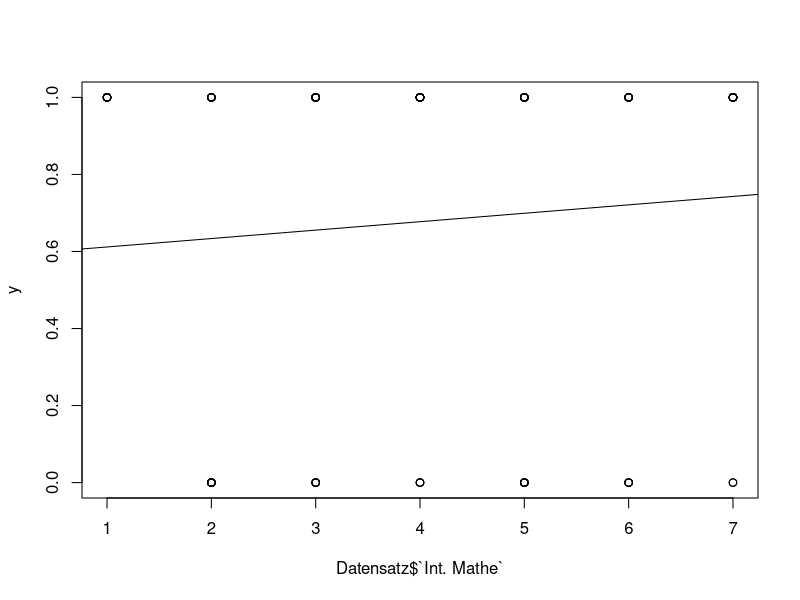
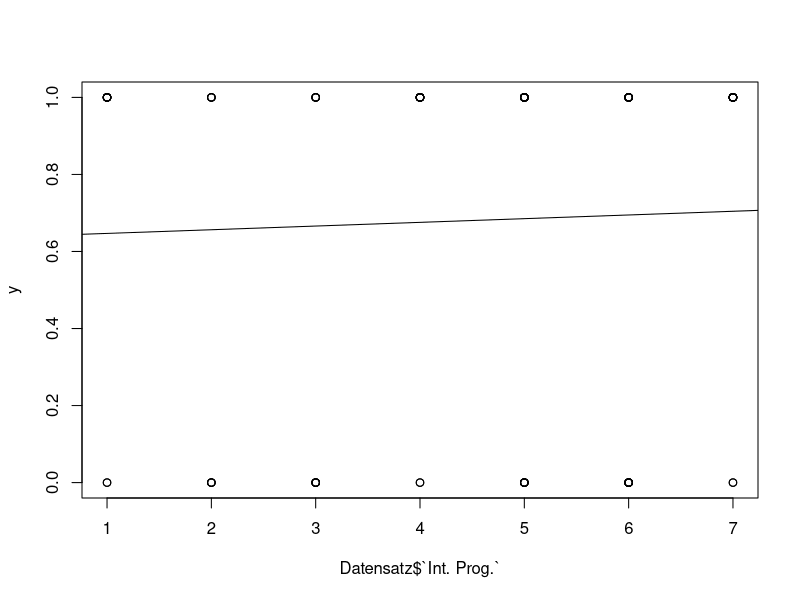
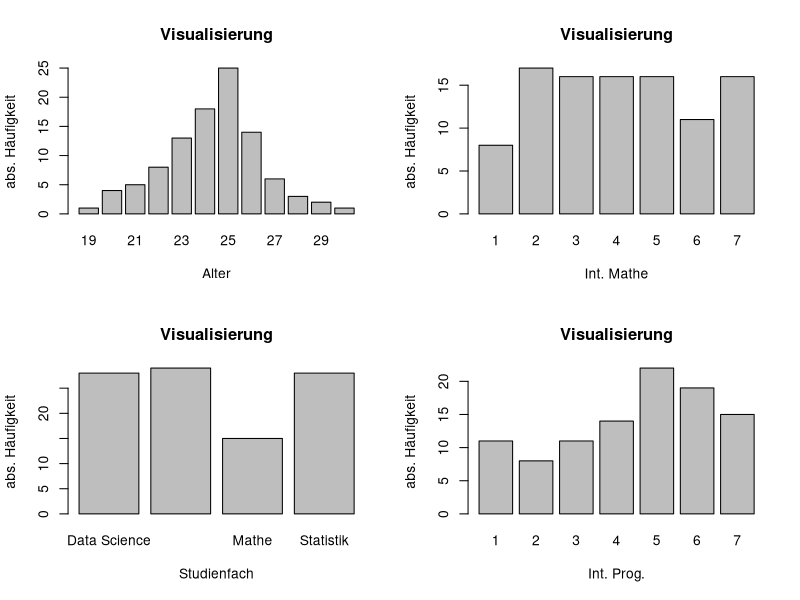

R code for these plots, in order:
# Auswertung des Datensatzes aus Aufgabe 1

library(readr)
Datensatz <- read_csv("Datensatz.csv")
Datensatz


# Vorbereitung des Datensatzes:

str(Datensatz)
# Interesse in Mathe und in Programmieren muessen in an factor Objekt, welches eine Rangordnung unter
# den levels hat, umgewandelt werden.
# Die Variable Mathe-LK muss lediglich in ein factor Objekt umgewandelt werden.

Datensatz$`Int. Mathe` <- as.factor( Datensatz$`Int. Mathe`)
Datensatz$`Int. Mathe` <- ordered( Datensatz$`Int. Mathe` , levels = c("1", "2", "3", "4", "5", "6", "7") )

Datensatz$`Int. Prog.` <- as.factor( Datensatz$`Int. Prog.`)
Datensatz$`Int. Prog.` <- ordered( Datensatz$`Int. Prog.` , levels = c("1", "2", "3", "4", "5", "6", "7") )

Datensatz$`Mathe-LK` <- as.factor( Datensatz$`Mathe-LK`)

# Nun haben alle Variablen den korrekten Objekttyp:
str(Datensatz)



# Anwendung der in Aufgabe 2 erstellten Funktionen: -----------------------------------------------------



# Funktion aus a) - Altersstruktur 

sum_met <- function(x){ 
  if( is.numeric(x) != TRUE){ stop("Die Variable muss metrisch skaliert sein.") } # Warnmeldung falls Variable
  AM <- mean(x)                                                                  # nicht metrisch ist.
  med <- median(x)    # Hier werden alle Statistiken berechnet.
  var <- var(x)
  sd <- sd(x)
  quartile <- quantile(x, probs= c(0.25,0.75) )
  extrm <- c( Minimum = min (x), Maximum = max (x))
  return( list( "Arithmetische Mittel" = AM, "Median" = med, "Varianz" = var, "Standardabweichung" = sd,
                "Quartile"= quartile, "Etremwerte" = extrm) )      # Alle benoetigten Groessen werden in einer Liste ausgegeben.
}

sum_met(Datensatz$Alter)    # Das durchschnittliche Alter liegt bei 24.34 Jahren bzw. (bezueglich des
                            # Alters sinnvoller) liegt der Median bei 25 Jahren.
                            # Die Standardabweichung von etwa 2.1 und die Quartile, welche bei
# $`Arithmetische Mittel`   # 23 und 26 liegen, deuten auf eine fuer Studenten uebliche
# [1] 24.34                 # Altersstruktur hin.

# $Median                   # Auch die groesste und die kleinste Beobachtung liegt in keinem fuer
# [1] 25                    # Studenten unueblichen Alter. (keine Ausreisser)

# $Varianz
# [1] 4.408485

# $Standardabweichung
# [1] 2.099639

# $Quartile
# 25% 75% 
#   23  26 

# $Etremwerte
# Minimum Maximum 
# 19      30 

# Fazit: (1) Die Individuen des Datensatzes (Studenten) haben im Mittel (Median) ein Alter von 25
#            Jahren und unterschreiten/ueberschrieten das Alter von 19 bzw. 30 nicht.






# Funktion aus b) - Interesse an Mathe und Programmieren (i) (und Abfrage der Teinahme am Mathe-LK (ii))

kat <- function(x){
  if(is.character(x)){stop("Die Variable ist nicht kategoriell")}
  else Modalwert <- names(table(x)[table(x) == max(table(x))]) ##Auspraegung, die am haeufigsten vorkommt
  Maximum <- max(x) 
  Minimum <- min(x)
  Spannweite <- length(unique(x)) ##Anzahl der verschiedenen Auspraegungen der Variablen
  uebersicht_kat <- list("Modalwert" = Modalwert, "Maximum" = Maximum, "Minimum" = Minimum, "Spannweite" = Spannweite) ##bringe Werte in eine Liste
  return(uebersicht_kat) ##gibt die Liste aus
}


# (i) Interesse an Mathe und Programmieren

sapply( Datensatz[ ,5:6], kat)

#         Int. Mathe Int. Prog.
# Modalwert  "2"        "5"       
# Maximum    7          7         
# Minimum    1          1         
# Spannweite 7          7     

# Am haeufigsten wurde beim Interesse am Fach Mathematik die eher niedrigere Kategorie 2 gewaehlt.
# Hingegen wurde beim Interersse am Programmieren am haeufigsten die recht hohe Kategorie 5 gewaehlt
# Auffaellig ist, dass beide Variablen mit 7 die gleiche Spannweite und das gleiche Minimum (1) und
# Maximum (7) aufweisen. D.h.: Es wurden alle Kategorien gewaehlt.
# Kurzgesagt deuten die Ergebnisse auf ein hoeheres Interesse an Programmieren in der (Gesamt-)Gruppe hin.

# Moegliche Studienfaecher ausfindig machen:
unique( Datensatz$Studienfach)
# [1] "Data Science" "Statistik"    "Informatik"   "Mathe"


ds <- Datensatz[ Datensatz$Studienfach == "Data Science", ]
st <- Datensatz[ Datensatz$Studienfach == "Statistik", ]
inf <- Datensatz[ Datensatz$Studienfach == "Informatik", ]
ma <- Datensatz[ Datensatz$Studienfach == "Mathe", ]


# Data Science
sapply( ds[ ,5:6], kat)         # Beim Vergleich der Modalwerte ergibt sich:
# Int. Mathe Int. Prog.
# Modalwert  "4"        "6"     # Data Science Studierende haben einen groesseren Modalwert beim
# Maximum    7          7       # Interesse am Programmiern (6), als bei Mathe (4).
# Minimum    2          1         
# Spannweite 6          7     


# Statistik
sapply( st[ ,5:6], kat)
# Int. Mathe Int. Prog.         # Die Gruppe der Statistik Studierenden weist hingegen, genau anders
# Modalwert  "7"        "5"     # herum in Mathe einen groesseren Modalwert als im Programmieren auf.
# Maximum    7          7       # Im Vergleich der Gruppen, ist hier der Modalwert von 7 (bei Int.Mathe)
# Minimum    1          1       # am hoechsten. 
# Spannweite 7          7       


# Informatik
sapply( inf[ ,5:6], kat)  
# Int. Mathe Int. Prog.         # Auch Informatik Studierende, weisen mehr Interesse am Programmieren auf,
# Modalwert  "2"        "5"     # jedoch ist der Modalwert von 5 (bei Int.Prog.) im Vergleich zu den Data
# Maximum    7          7       # Science Studierenden mit einem Modalwert von 6 etwas geringer.
# Minimum    1          1       # Ausserdem ist der Modalwert (bei Int.Mathe) von 2 im Vergleich zu den 
# Spannweite 7          7       # anderen Gruppen am geringsten.


# Mathe
sapply( ma[ ,5:6], kat)         # Mit dem Modalwert von 5 bei Int.Mathe scheint im Vergleich zum Modalwert 
# Int. Mathe Int. Prog.         # von 4 bei Int.Prog ein nur leicht hoeheres Interesse fuer Mathe
# Modalwert  "5"        "4"     # vorhanden zu sein.
# Maximum    7          7       # Jedoch ist auffaellig, das keine niedrigen Bewertungen bei 1 oder 2 
# Minimum    3          1       # bei Int.Mathe vorkommen. 
# Spannweite 5          6   


# Fazit: (1) Der hoechste/niedrigste Modalwert bezueglich des Mathe Interesse weisen Statistik/Informatik
#            Studierende auf.
#        (2) Der hoechste/niedrigste Modalwert bezueglich des Interesse am Programmieren weisen
#            Data Science/Mathe Studierende auf.





# (ii) Mathe- LK (Diese Variable ist zwar dichotom, aber diese Auswertung passte thematisch gut
#                 an diese Stelle, sodass sie im Abschnitt zur Funktion kat ist. )

table(Datensatz$`Mathe-LK`) # Die Mehrheit der Studierenden hat einen Mathe-LK belegt.
# nein   ja                 # Da 100 Beobachtungen vorliegen, haben 68% einen Mathe-LK belegt
# 32   68                   # und 32% nicht.


# Data Science            # Recht ausgeglichenes Verhaeltniss.
table(ds$`Mathe-LK`)
# ja nein 
# 13   15 

# Statistik               # Deutlich mehr Studierende haben den Mathe-LK besucht.
table(st$`Mathe-LK`)
# ja nein 
# 24    4 

# Informatik              # Etwas mehr Studierende haben den Mathe-LK besucht.(auch eher ausgeglichen)
table(inf$`Mathe-LK`)
# ja nein 
# 17   12 

# Mathe
table(ma$`Mathe-LK`)      # Nahezu alle Studierende haben den Mathe-LK besucht.
# ja nein 
# 14    1 


# Fazit: (1) In den Studienrichtungen Mathe und Statistik wird deutlich haeufiger der Mathe-LK besucht.
#        (2) In den Studienrichtungen Informatik und Data Science ist das Verhaeltniss zu Mathe-LK
#            Besuchern und Nicht-Mathe-LK Besuchern eher ausgeglichen.






# Funktion aus c)

kat_zsh <- function(x,y){
  # Zunaechst eine Bedingung, die die beiden Vektoren erfuellen sollen:
  if( length(x) != length(y) ){ stop("Beide Objekte muessen dieselbe Laenge haben.")}
  kor <- cor( as.numeric(x), as.numeric(y) )
  kov <- cov( as.numeric(x), as.numeric(y) )
  return( list( Kovarianz = kov, Korrelation = kor) )  # Ausgabe in einer Liste
}

kat_zsh(Datensatz$`Int. Prog.`, Datensatz$`Int. Mathe`)
#$Kovarianz
#[1] -0.3070707

#$Korrelation
#[1] -0.08523765

kat_zsh(Datensatz$Alter, Datensatz$`Int. Mathe`)
#$Kovarianz
#[1] -0.6169697

#$Korrelation
#[1] -0.154403

kat_zsh(Datensatz$Alter, Datensatz$`Int. Prog.`)
#$Kovarianz
#[1] 0.320202

#$Korrelation
#[1] 0.08056303






# Funktion aus d) - Zusammenang zwischen Interesse an Mathe/Programmieren
# und Mathe-LK

# Interesse an Mathe und Programmieren muessen erst wieder in eine metrische Variable
# umgewandelt werden und Mathe_Lk in einen dichotomen character

Datensatz$`Int. Mathe` <- as.numeric(Datensatz$`Int. Mathe`)
Datensatz$`Int. Prog.` <- as.numeric(Datensatz$`Int. Prog.`)
Datensatz$`Mathe-LK` <- as.character(Datensatz$`Mathe-LK`)


# Zunaechst wenden wir die Helferfuntion dich_as_met an, damit
# man in d) mit den dichotomen Variablen rechnen kann

dich_as_met <- function(x){
  name <- unique(x)
  result <- x == name[which.min(nchar(name))]
  return(as.numeric(result))
}



met_dich <- function(x,y){
  # x soll die metrische Variable sein
  # y soll die dichotome Variable sein
  if(!is.numeric(x)) stop("Der erste Vektor ist nicht metrisch")
  if(length(levels(factor(y))) != 2) stop("Der zweite Vektor ist nicht dichotom")
  y <- dich_as_met(y)
  return(list("Korrelation" = cor(x,y), "Kovarianz" = cov(x,y), 
              "Lineares Modell" = lm(y~x)))
}


met_dich(Datensatz$`Int. Mathe`, Datensatz$`Mathe-LK`)
#$Korrelation
#[1] 0.08875763

#$Kovarianz
#[1] 0.07919192

#$`Lineares Modell`

#Call:
  #lm(formula = y ~ x)

#Coefficients:
#  (Intercept)    x  
#0.58992      0.02187 
  
# Man kann erkennen, dass die Werte nahezu unabhaengig voneinader sind, da die Korrelation
# nahezu 0 ist. Demenstprechend besteht kein Zusammenhang zwischen dem Interesse an 
# Mathe und ob man in der Schule Mathe-LK hatte.


# Regressionsgerade: 
y <- dich_as_met(Datensatz$`Mathe-LK`)
y

plot( y ~ Datensatz$`Int. Mathe` )
abline( 0.58992, 0.02187)

# Da Mathe-LK eine dichotome Variable ist, ist die Regressionsgerade eher
# unpassen und laesst sich nicht wirklich interpretieren.


met_dich(Datensatz$`Int. Prog.`, Datensatz$`Mathe-LK`)
#$Korrelation
#[1] 0.03869798

#$Kovarianz
#[1] 0.03434343

#$`Lineares Modell`

#Call:
#  lm(formula = y ~ x)

#Coefficients:
#  (Intercept)     x  
#0.637350     0.009584 

# Hier kann man sehen, dass es auch zwischen dem Interesse an Programmieren und dem  
# Mathe-LK keinen wirklichen Zusammenhang gibt.

# Interpretation: Der Mathe-LK in der Schule beeinflusst nicht das Interesse an
# Mathe und Programmieren im Studium.


# Regressionsgerade:
plot( y ~ Datensatz$`Int. Prog.` )
abline( 0.637350 , 0.009584)

# Auch hier laesst sich analog zum Int.Mathe un Mathe-LK wenig aussagen.



# Wandle Variablen wieder in die korrekten Datentypen um
Datensatz$`Int. Mathe` <- as.factor( Datensatz$`Int. Mathe`)
Datensatz$`Int. Mathe` <- ordered( Datensatz$`Int. Mathe` , levels = c("1", "2", "3", "4", "5", "6", "7") )

Datensatz$`Int. Prog.` <- as.factor( Datensatz$`Int. Prog.`)
Datensatz$`Int. Prog.` <- ordered( Datensatz$`Int. Prog.` , levels = c("1", "2", "3", "4", "5", "6", "7") )

Datensatz$`Mathe-LK` <- as.factor( Datensatz$`Mathe-LK`)






# Funktion aus e):
qkat <- function(y){
  if ( (is.numeric(y) == TRUE) || (is.ordered(y) == TRUE) )  {
    
    x <- as.numeric(y)
    x
    
    n <- x[which( x <= quantile(x, 1/3))]
    
    m <- x
    m <- m [which( ! m <= quantile(x, 1/3))]
    m <- m [which( ! m > quantile(x, 2/3))]
    
    h <- x[which( x > quantile(x, 2/3))]  
    
    l <- list(n, m, h)
    
    names(l) <- c("niedrig (<= 1/3-Quantil)", "mittel (1/3-Quantil < & <= 2/3-Quantil)", "hoch (2/3-Quantil <)")
    
    return(l)
  }
  else{
    stop("Nicht moeglich, da Variable nicht mindestens ordinalskaliert.")
  }
}

qkat(Datensatz$`Int. Mathe`)

# Ausgabe:

#$`niedrig (<= 1/3-Quantil)`
#[1] 3 2 2 1 3 2 2 2 2 2 3 3 2 2 1 3 3 1 2 3 3 3 2 2 2 2 2 3 3 1
#[31] 1 1 1 3 1 2 3 3 2 3 3

#$`mittel (1/3-Quantil < & <= 2/3-Quantil)`
#[1] 5 5 4 5 5 4 4 4 5 5 4 4 5 4 5 5 5 5 4 5 5 5 5 4 4 4 4 4 4 4
#[31] 5 4

#$`hoch (2/3-Quantil <)`
#[1] 7 7 7 7 7 6 6 7 6 7 6 7 7 7 7 6 7 7 6 6 7 7 6 6 6 7 6


# Im nierdrigen Bereich liegen: 1,2,3
# Im mittleren Bereich liegen: 4,5
# Im hohen Bereich liegen: 6,7


qkat(Datensatz$`Int. Prog.`)

# $`niedrig (<= 1/3-Quantil)`
# [1] 1 4 2 1 3 3 1 4 3 2 4 2 2 1 1 3 1 4 2 3 3 2 4 1 4 3 4 1 1 3 4 3 4 4 4 2 4 3 3 4 1 1 4 2

# $`mittel (1/3-Quantil < & <= 2/3-Quantil)`
# [1] 6 6 6 6 6 5 6 5 5 6 5 6 5 5 5 6 5 5 6 5 6 5 5 5 6 5 6 5 6 5 5 5 5 5 6 5 5 6 6 6 6

# $`hoch (2/3-Quantil <)`
# [1] 7 7 7 7 7 7 7 7 7 7 7 7 7 7 7

# Im nierdrigen Bereich liegen: 1,2,3,4
# Im mittleren Bereich liegen: 5,6
# Im hohen Bereich liegen: 7


# Fazit: (1) Da bei Int.Prog mehr Bewertungsstufen im niedrigen Bereich liegen, muessen im mittleren 
#            und oberen Bereich haeufiger die Sufen 5 bis 6 gewaehlt worden sein, als bei Int.Mathe.
#        (2) Bei Int.Mathe verteilen sich die  Bewertungsstufen besser auf die Kategorien niedrig,
#            mittel und hoch.




# Funktion aus f):
visual <- function(x,i){
  p <- length(i)
  q <- sqrt(p)
  if(round(q)^2 == p)
    par(mfcol = c(q,q))
  else
    par(mfcol=c(q,q+1))
  for (u in 1:p) {
    barplot(table(x[i[u]]), xlab = colnames(Datensatz)[i[u]],
            ylab = "abs. Häufigkeit" ,main = "Visualisierung")
  }
}

visual(Datensatz,3:6)

# Das Alter ist nahzu normalverteilt um 25 Jahre. Lediglich im Bereich 26 bis 27 liegen weniger
# Beobachtungen, als im Bereich unter 25 Jahre.


# Bei den Studiengaengen sind Data Science,Statistik und Informatik nahezu gleich oft vertreten.
# Hingegen gibt es deutlich weniger Mathe Studenten ( etwa die Haelte vergleichen mit den obigen ).


# Hier bestaetigen sich bei der Verteilung der Bewertungsstufen die Erkenntnisse aus e). Beim Mathe-
# Interesse sind die Beobachtungen deutlich gleichmaessiger verteilt als beim Programmierungs-
# Interesse. Ledglich die Bewertungen 1 und 6 kommen etwas weniger haeufig vor.

# Beim Programmierungs-Interesse ist eine Tendez zur Linksschiefe erkennbar.
# Es leigen mehr Beobachtungen in Bereich der hoeheren Bewertungsstufen.
















####################################################################################################
# Zusammmenfassung:
####################################################################################################

# (1) Alter:
#  Die Individuen des Datensatzes (Studenten) haben im Mittel (Median) ein Alter von 25
#  Jahren und unterschreiten/ueberschrieten das Alter von 19 bzw. 30 nicht.

#  Das Alter ist nahzu normalverteilt um 25 Jahre. Lediglich im Bereich 26 bis 27 liegen weniger
#  Beobachtungen, als im Bereich unter 25 Jahre.


# (2) Interesse Programmierung und Mathe

#  Der hoechste/niedrigste Modalwert bezueglich des Mathe Interesse weisen Statistik/Informatik
#  Studierende auf.
#  Der hoechste/niedrigste Modalwert bezueglich des Interesse am Programmieren weisen
#  Data Science/Mathe Studierende auf.

#  Es gibt keine nennenswerten Korrelationen zwischen den Variablen Int.Mathe und Int.Prog, sowie
#  des Alters und beiden Interessen.

#  Da bei Int.Prog mehr Bewertungsstufen im niedrigen Bereich liegen, muessen im mittleren 
#  und oberen Bereich haeufiger die Stufen 5 bis 6 gewaehlt worden sein, als bei Int.Mathe.
#  Bei Int.Mathe verteilen sich die  Bewertungsstufen besser auf die Kategorien niedrig,
#  mittel und hoch.

#  Bei der Visualisierung der Daten wird bestaerkt : Beim Mathe-
#  Interesse sind die Beobachtungen deutlich gleichmaessiger verteilt als beim Programmierungs-
#  Interesse. Ledglich die Bewertungen 1 und 6 kommen etwas weniger haeufig vor.
#  Beim Programmierungs-Interesse ist eine Tendez zur Linksschiefe erkennbar.
#  Es leigen mehr Beobachtungen in Bereich der hoeheren Bewertungsstufen.



# (3) Mathe-LK

# In den Studienrichtungen Mathe und Statistik wird deutlich haeufiger der Mathe-LK besucht.
# In den Studienrichtungen Informatik und Data Science ist das Verhaeltniss zu Mathe-LK
# Besuchern und Nicht-Mathe-LK Besuchern eher ausgeglichen.

# Zwischen dem Interesse in Programmierung und Mathe und dem Besuch des Mathe LK besteht nahezu
# kein Zusammenhang ( Kovarianz und Korrelation sind nahe bei Null).



# (4) Studiengaenge

#  Bei den Studiengaengen sind Data Science,Statistik und Informatik nahezu gleich oft vertreten.
#  Hingegen gibt es deutlich weniger Mathe Studenten ( etwa die Haelte vergleichen mit den obigen ).




